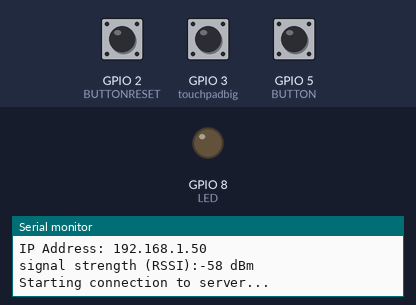
This sketch was run on a simulated ESP32-S3. Parts: output pins drawn as LEDs (lit = HIGH), the last lines printed to the serial monitor. The inputs (shaded band) are chosen by the test bench; at power-on: GPIO 2 (BUTTONRESET) LOW, GPIO 5 (BUTTON) LOW, GPIO 3 (touchpadbig) LOW. WiFi joins after 1.5 s; servers stay silent unless stated.

Above: at 4.2 s.
4.3 s: GPIO 2 (BUTTONRESET) pulled HIGH for 0.15 s
At 5.7 s:
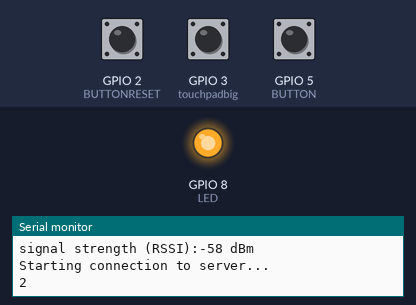
7.4 s: GPIO 2 (BUTTONRESET) pulled HIGH for 3.2 s
At 11.5 s:
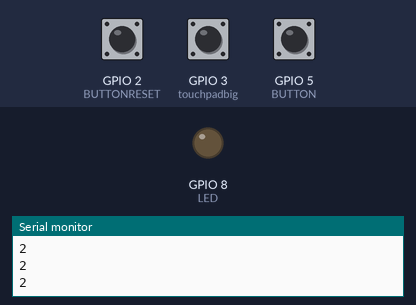
12.1 s: GPIO 5 (BUTTON) pulled HIGH for 3.2 s
At 13.4 s:
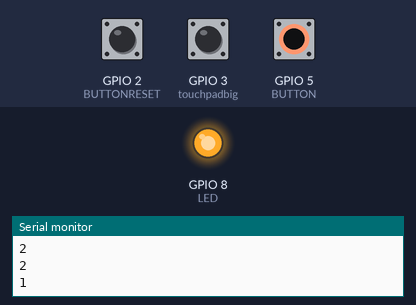
Timing chart, 0 to 16.8 s (numbered marks = the images above; inputs shaded):
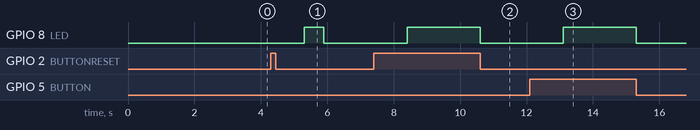

The sketch:

touchpadcompletebig2.ino
```cpp
//la libraire WiFiUdp est dispo dans le repo github arduino ainsi que des examples
#include <SPI.h>
#include <WiFi.h>
#include <WiFiUdp.h>

int status = WL_IDLE_STATUS;
char ssid[] = "touchpad"; //  your network SSID (name)
char pass[] = "";    // your network password (use for WPA, or use as key for WEP)
int keyIndex = 0;            // your network key Index number (needed only for WEP)

unsigned int localPort = 2390;      // local port to listen on
IPAddress piIP(192,168,1,44);
unsigned int piPORT = 33333;

char packetBuffer[UDP_TX_PACKET_MAX_SIZE]; //buffer to hold incoming packet
char  ReplyBuffer[] = "stop";       // a string to send back
char  ReplyStart[] = "start";       // a start string
char  ReplyReset[] = "reset";       // a reset string


WiFiUDP Udp;

//int flexiForcePin = A0; //analog pin 0
const int touchpadbig = 3;  // big touchpad input number

const int LED = 8;  // pin for LED
const int BUTTON = 5; // start button input where pushbutton is connected
const int BUTTONRESET = 2;  // reset button


int val = 0;  // store state variable
int valreset = 0; // set reset button to zero on start

int old_val = 0;  //store previous value

int state = 0;  // 0 on and 1 off for LED

void setup(){
  Serial.begin(9600);
  pinMode(LED, OUTPUT);  // tell LED is output
  pinMode(BUTTON, INPUT); // tell button input
  pinMode(BUTTONRESET, INPUT); // tell reset input botton
  pinMode(touchpadbig, INPUT);  // the bigtouchpad

  // check for the presence of the shield:
  if (WiFi.status() == WL_NO_SHIELD) {
    Serial.println("WiFi shield not present");
    // don't continue:
    while(true);
  }

  // attempt to connect to Wifi network:
  while ( status != WL_CONNECTED) {
    Serial.print("Attempting to connect to SSID: ");
    Serial.println(ssid);
    // Connect to WPA/WPA2 network. Change this line if using open or WEP network:
    status = WiFi.begin(ssid);

    // wait 10 seconds for connection:
    delay(1000);
  }
  Serial.println("Connected to wifi");
  printWifiStatus();

  Serial.println("\nStarting connection to server...");
  // if you get a connection, report back via serial:
  Udp.begin(localPort);

}

void loop(){

  val = digitalRead(BUTTON);  // read input value
  valreset = digitalRead(BUTTONRESET); // read value of reset button
  int touchpadbigReading = digitalRead(touchpadbig);

  if(touchpadbigReading == HIGH )
  {

  Serial.println(touchpadbigReading);

      // send a reply, to the IP address and port that sent us the packet we received

    Udp.beginPacket(piIP, piPORT);
    //Serial.print(jam);
    Udp.write(ReplyBuffer);
    Udp.endPacket();

    //digitalWrite(touchpadbigReading, LOW);
    touchpadbigReading = 0;
   //delay(10000);

  delay(2000); //just here to slow down the output for easier reading
  }

  if(val == HIGH )
  {

    Udp.beginPacket(piIP, piPORT);
    //Serial.print(jam);
    Udp.write(ReplyStart);
    Udp.endPacket();

  delay(1000); //just here to slow down the output for easier reading

   state = 1;
     digitalWrite(LED, HIGH);
   //Serial.println(1);
     if(state == 1)
    {
     Serial.println(1);
       delay(600);


    }


  }

  else if(valreset == HIGH)
  {

    Udp.beginPacket(piIP, piPORT);
    //Serial.print(jam);
    Udp.write(ReplyReset);
    Udp.endPacket();

  delay(1000); //just here to slow down the output for easier reading

    state = 2;
     digitalWrite(LED, HIGH);
   //Serial.println(1);
     if(state == 2)
    {
     Serial.println(2);
       delay(600);


    }

  }

  else
  {
   digitalWrite(LED, LOW);
     state = 0;
   //Serial.println(0);
  }


}

void printWifiStatus() {
  // print the SSID of the network you're attached to:
  Serial.print("SSID: ");
  Serial.println(WiFi.SSID());

  // print your WiFi shield's IP address:
  IPAddress ip = WiFi.localIP();
  Serial.print("IP Address: ");
  Serial.println(ip);

  // print the received signal strength:
  long rssi = WiFi.RSSI();
  Serial.print("signal strength (RSSI):");
  Serial.print(rssi);
  Serial.println(" dBm");
}
```

Measured:
- after the input at 4.3 s, GPIO 8 (LED): LOW → HIGH after 1.0 s, → LOW 0.60 s later
- after the input at 7.4 s, GPIO 8 (LED): LOW → HIGH after 1.0 s, → LOW 2.2 s later
- after the input at 12.1 s, GPIO 8 (LED): LOW → HIGH after 1.0 s, → LOW 2.2 s later
